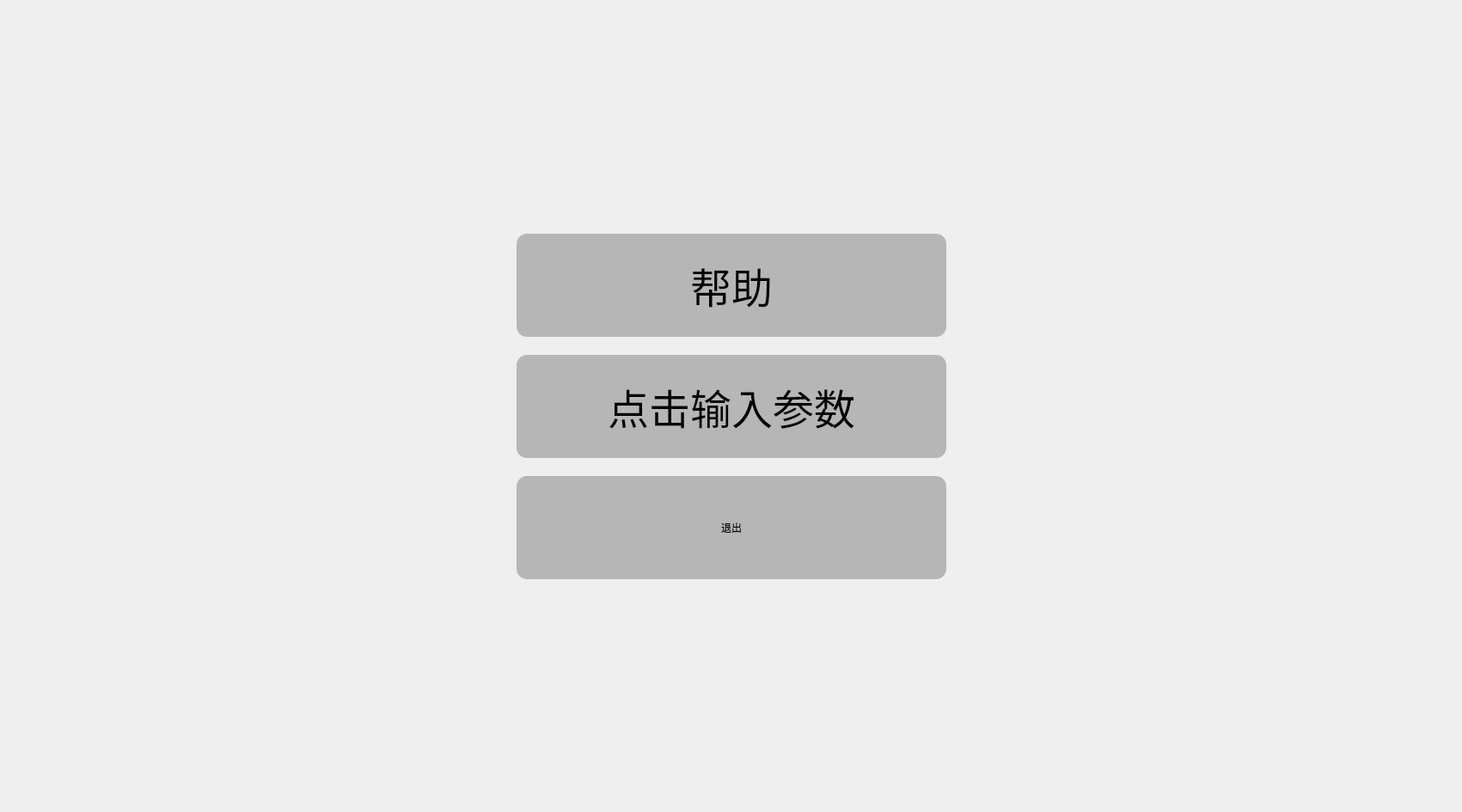
<?xml version="1.0" encoding="UTF-8"?>
<ui version="4.0">
 <class>Dialog2</class>
 <widget class="QDialog" name="Dialog2">
  <property name="geometry">
   <rect>
    <x>0</x>
    <y>0</y>
    <width>1701</width>
    <height>945</height>
   </rect>
  </property>
  <property name="minimumSize">
   <size>
    <width>1701</width>
    <height>945</height>
   </size>
  </property>
  <property name="windowTitle">
   <string>Dialog</string>
  </property>
  <property name="styleSheet">
   <string notr="true">#Dialog2{border-image: url(:/res/12.jpg);}

QPushButton
{
	background-color: rgb(182, 182, 182);
	border-radius: 12px;
	font: 36pt &quot;方正粗黑宋简体&quot;;
}</string>
  </property>
  <layout class="QGridLayout" name="gridLayout_2">
   <item row="1" column="0">
    <widget class="QWidget" name="widget" native="true">
     <layout class="QGridLayout" name="gridLayout">
      <item row="1" column="1">
       <spacer name="verticalSpacer_3">
        <property name="orientation">
         <enum>Qt::Vertical</enum>
        </property>
        <property name="sizeHint" stdset="0">
         <size>
          <width>20</width>
          <height>40</height>
         </size>
        </property>
       </spacer>
      </item>
      <item row="0" column="2">
       <spacer name="horizontalSpacer_5">
        <property name="orientation">
         <enum>Qt::Horizontal</enum>
        </property>
        <property name="sizeHint" stdset="0">
         <size>
          <width>631</width>
          <height>20</height>
         </size>
        </property>
       </spacer>
      </item>
      <item row="0" column="0">
       <spacer name="horizontalSpacer">
        <property name="orientation">
         <enum>Qt::Horizontal</enum>
        </property>
        <property name="sizeHint" stdset="0">
         <size>
          <width>632</width>
          <height>20</height>
         </size>
        </property>
       </spacer>
      </item>
      <item row="0" column="1">
       <widget class="QPushButton" name="pushButton_help">
        <property name="sizePolicy">
         <sizepolicy hsizetype="Fixed" vsizetype="Fixed">
          <horstretch>0</horstretch>
          <verstretch>0</verstretch>
         </sizepolicy>
        </property>
        <property name="minimumSize">
         <size>
          <width>500</width>
          <height>120</height>
         </size>
        </property>
        <property name="maximumSize">
         <size>
          <width>500</width>
          <height>120</height>
         </size>
        </property>
        <property name="font">
         <font>
          <family>方正粗黑宋简体</family>
          <pointsize>36</pointsize>
          <weight>50</weight>
          <italic>false</italic>
          <bold>false</bold>
         </font>
        </property>
        <property name="styleSheet">
         <string notr="true"/>
        </property>
        <property name="text">
         <string>帮助</string>
        </property>
       </widget>
      </item>
      <item row="2" column="0">
       <spacer name="horizontalSpacer_2">
        <property name="orientation">
         <enum>Qt::Horizontal</enum>
        </property>
        <property name="sizeHint" stdset="0">
         <size>
          <width>632</width>
          <height>20</height>
         </size>
        </property>
       </spacer>
      </item>
      <item row="2" column="1">
       <widget class="QPushButton" name="pushButton">
        <property name="sizePolicy">
         <sizepolicy hsizetype="Fixed" vsizetype="Fixed">
          <horstretch>0</horstretch>
          <verstretch>0</verstretch>
         </sizepolicy>
        </property>
        <property name="minimumSize">
         <size>
          <width>500</width>
          <height>120</height>
         </size>
        </property>
        <property name="font">
         <font>
          <family>方正粗黑宋简体</family>
          <pointsize>36</pointsize>
          <weight>50</weight>
          <italic>false</italic>
          <bold>false</bold>
         </font>
        </property>
        <property name="styleSheet">
         <string notr="true"/>
        </property>
        <property name="text">
         <string>点击输入参数</string>
        </property>
       </widget>
      </item>
      <item row="2" column="2">
       <spacer name="horizontalSpacer_4">
        <property name="orientation">
         <enum>Qt::Horizontal</enum>
        </property>
        <property name="sizeHint" stdset="0">
         <size>
          <width>631</width>
          <height>20</height>
         </size>
        </property>
       </spacer>
      </item>
      <item row="4" column="0">
       <spacer name="horizontalSpacer_3">
        <property name="orientation">
         <enum>Qt::Horizontal</enum>
        </property>
        <property name="sizeHint" stdset="0">
         <size>
          <width>632</width>
          <height>20</height>
         </size>
        </property>
       </spacer>
      </item>
      <item row="4" column="1">
       <widget class="QPushButton" name="pushButton_exit">
        <property name="sizePolicy">
         <sizepolicy hsizetype="Fixed" vsizetype="Fixed">
          <horstretch>0</horstretch>
          <verstretch>0</verstretch>
         </sizepolicy>
        </property>
        <property name="minimumSize">
         <size>
          <width>500</width>
          <height>120</height>
         </size>
        </property>
        <property name="text">
         <string>退出</string>
        </property>
       </widget>
      </item>
      <item row="4" column="2">
       <spacer name="horizontalSpacer_6">
        <property name="orientation">
         <enum>Qt::Horizontal</enum>
        </property>
        <property name="sizeHint" stdset="0">
         <size>
          <width>631</width>
          <height>20</height>
         </size>
        </property>
       </spacer>
      </item>
      <item row="3" column="1">
       <spacer name="verticalSpacer_4">
        <property name="orientation">
         <enum>Qt::Vertical</enum>
        </property>
        <property name="sizeHint" stdset="0">
         <size>
          <width>20</width>
          <height>40</height>
         </size>
        </property>
       </spacer>
      </item>
     </layout>
    </widget>
   </item>
   <item row="0" column="0">
    <spacer name="verticalSpacer">
     <property name="orientation">
      <enum>Qt::Vertical</enum>
     </property>
     <property name="sizeHint" stdset="0">
      <size>
       <width>20</width>
       <height>301</height>
      </size>
     </property>
    </spacer>
   </item>
   <item row="2" column="0">
    <spacer name="verticalSpacer_2">
     <property name="orientation">
      <enum>Qt::Vertical</enum>
     </property>
     <property name="sizeHint" stdset="0">
      <size>
       <width>20</width>
       <height>300</height>
      </size>
     </property>
    </spacer>
   </item>
  </layout>
 </widget>
 <resources/>
 <connections/>
</ui>
